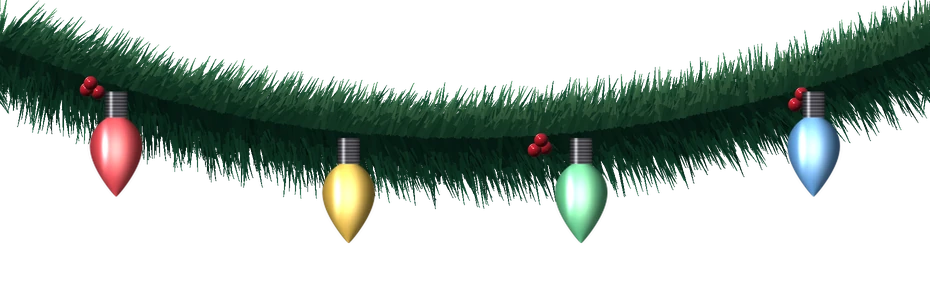
#> input picture assets/ghirlanda.webp, 930 x 307 px; its folder holds 8 pictures in this run
$ python crea_card.py
#> lines starting #> are read from the running program, lines starting #| are printed output that depends on the picture
"""
Crea la 'card di partecipazione' di ognuno (anteprima del link su WhatsApp):
assets/card-<nome>.jpg  (1200 x 630).
Sulla card c'e' solo il ritratto di chi riceve il link: NON rivela nessun abbinamento.
Si rilancia solo se si cambia grafica:   python crea_card.py
"""
import os, json, math
import numpy as np
from PIL import Image, ImageDraw, ImageFont, ImageFilter
from scipy import ndimage as ndi

CARTELLA = os.path.dirname(os.path.abspath(__file__))
A = os.path.join(CARTELLA, "assets")
F = os.path.join(CARTELLA, "foto")
W, H = 1200, 630
NOMI = ["Massimo", "Cristiana", "Giorgia", "Lorenzo", "Luca", "Laura", "Ivo", "Maria Elena", "Francesca"]
FONT = r"C:\Windows\Fonts"


def slug(n):
    return n.lower().replace(" ", "-")


def font(nome, size):
    return ImageFont.truetype(os.path.join(FONT, nome), size)


def apri(nome):
    return Image.open(os.path.join(A, nome)).convert("RGBA")


def sfondo():
    yy, xx = np.mgrid[0:H, 0:W].astype(float)
    t = yy / H
    top = np.array([14.0, 62.0, 48.0])
    bot = np.array([6.0, 30.0, 24.0])
    col = top[None, None, :] * (1 - t[..., None]) + bot[None, None, :] * t[..., None]
    # bagliore caldo in alto al centro e rosso scuro in basso
    g = np.exp(-(((xx - W / 2) / 520) ** 2 + ((yy - 40) / 260) ** 2))
    col += np.array([60.0, 55.0, 25.0])[None, None, :] * g[..., None] * 0.55
    r = np.exp(-(((xx - W / 2) / 520) ** 2 + ((yy - H) / 200) ** 2))
    col += np.array([40.0, 8.0, 14.0])[None, None, :] * r[..., None]
    vig = 1 - 0.30 * np.clip(np.hypot((xx - W / 2) / (W * .62), (yy - H / 2) / (H * .75)) - .45, 0, 1)
    col *= vig[..., None]
    im = Image.fromarray(np.clip(col, 0, 255).astype(np.uint8), "RGB").convert("RGBA")
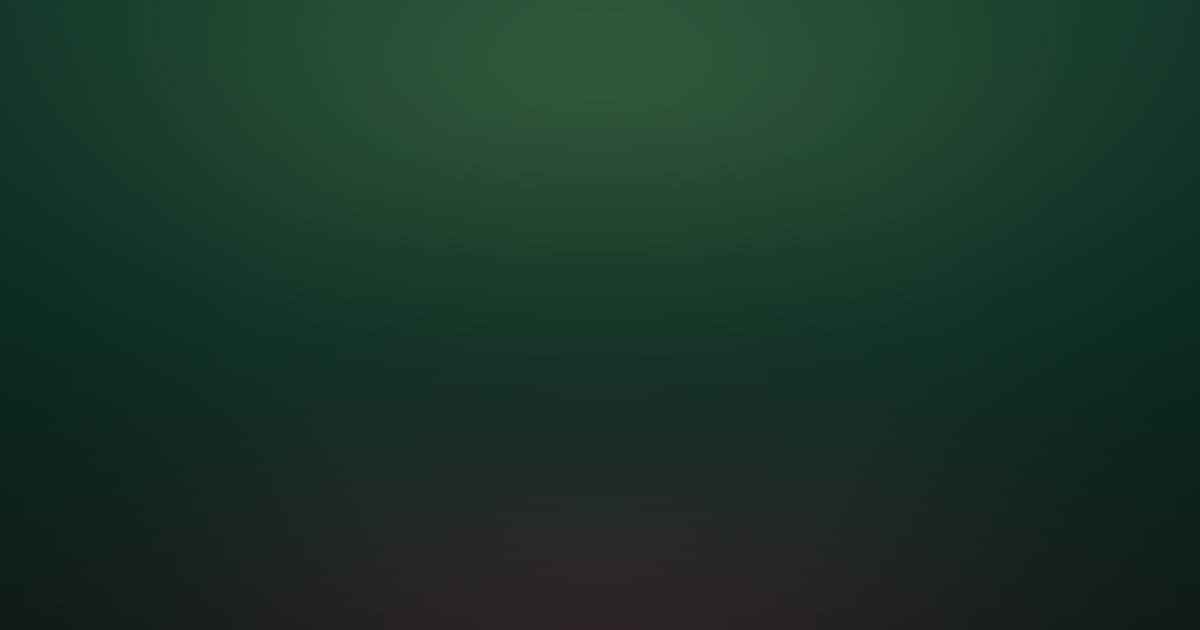
#> im: PIL image 1200x630 RGBA; mean R, G, B, A 25.8, 53.4, 40.3, 255
    # neve sfocata
    rng = np.random.default_rng(4)
    nv = Image.new("RGBA", (W, H), (0, 0, 0, 0))
#> nv: PIL image 1200x630 RGBA; every value is 0
    d = ImageDraw.Draw(nv)
    for _ in range(70):
        x, y, r_ = rng.uniform(0, W), rng.uniform(0, H), rng.uniform(2, 7)
        d.ellipse([x - r_, y - r_, x + r_, y + r_], fill=(255, 255, 255, int(rng.uniform(50, 150))))
    im.alpha_composite(nv.filter(ImageFilter.GaussianBlur(1.6)))
    return im


# [5 lines left out: function testo_spaziato, not called in this run]


def larghezza_spaziata(d, testo, fnt, tracking):
    return sum(d.textlength(c, font=fnt) + tracking for c in testo) - tracking


# [30 lines left out: functions testo_oro, testo_semplice, not called in this run]


def ghirlanda(im):
    g = apri("ghirlanda.webp")
#> in apri, returned value is the input picture: PIL image 930x307 RGBA; mean R, G, B, A 18, 31.5, 23.2, 84.7
#> (the run stopped early here; a loop or call above may not have finished)
